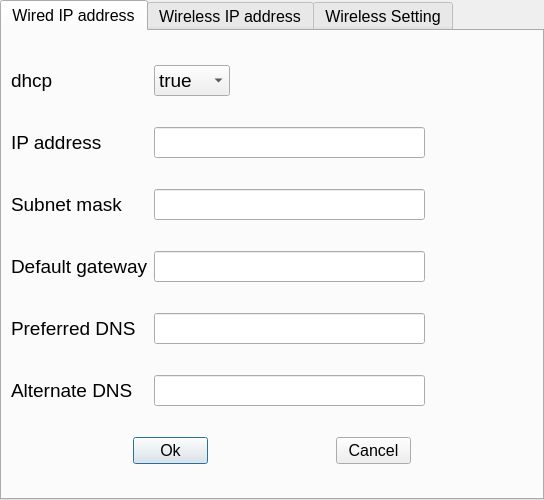
<?xml version="1.0" encoding="UTF-8"?>
<ui version="4.0">
 <class>NetSettingDialog</class>
 <widget class="QDialog" name="NetSettingDialog">
  <property name="geometry">
   <rect>
    <x>0</x>
    <y>0</y>
    <width>544</width>
    <height>500</height>
   </rect>
  </property>
  <property name="minimumSize">
   <size>
    <width>0</width>
    <height>500</height>
   </size>
  </property>
  <property name="maximumSize">
   <size>
    <width>16777215</width>
    <height>500</height>
   </size>
  </property>
  <property name="windowTitle">
   <string>Setting</string>
  </property>
  <layout class="QGridLayout" name="gridLayout">
   <property name="leftMargin">
    <number>0</number>
   </property>
   <property name="topMargin">
    <number>0</number>
   </property>
   <property name="rightMargin">
    <number>0</number>
   </property>
   <property name="bottomMargin">
    <number>0</number>
   </property>
   <property name="spacing">
    <number>0</number>
   </property>
   <item row="0" column="0">
    <widget class="QTabWidget" name="tabWidget">
     <property name="font">
      <font>
       <pointsize>12</pointsize>
      </font>
     </property>
     <property name="currentIndex">
      <number>0</number>
     </property>
     <widget class="QWidget" name="tab">
      <attribute name="title">
       <string>Wired IP address</string>
      </attribute>
      <layout class="QGridLayout" name="gridLayout_2">
       <item row="1" column="0">
        <widget class="QLabel" name="label_67">
         <property name="font">
          <font>
           <pointsize>14</pointsize>
          </font>
         </property>
         <property name="text">
          <string>dhcp</string>
         </property>
        </widget>
       </item>
       <item row="0" column="1">
        <spacer name="verticalSpacer_7">
         <property name="orientation">
          <enum>Qt::Vertical</enum>
         </property>
         <property name="sizeHint" stdset="0">
          <size>
           <width>20</width>
           <height>21</height>
          </size>
         </property>
        </spacer>
       </item>
       <item row="3" column="1" colspan="3">
        <widget class="QLineEdit" name="IP_lineEdit">
         <property name="minimumSize">
          <size>
           <width>271</width>
           <height>0</height>
          </size>
         </property>
         <property name="maximumSize">
          <size>
           <width>271</width>
           <height>16777215</height>
          </size>
         </property>
         <property name="font">
          <font>
           <pointsize>14</pointsize>
          </font>
         </property>
        </widget>
       </item>
       <item row="6" column="2" colspan="2">
        <spacer name="verticalSpacer_4">
         <property name="orientation">
          <enum>Qt::Vertical</enum>
         </property>
         <property name="sizeHint" stdset="0">
          <size>
           <width>20</width>
           <height>20</height>
          </size>
         </property>
        </spacer>
       </item>
       <item row="7" column="1" colspan="3">
        <widget class="QLineEdit" name="gateway_lineEdit">
         <property name="minimumSize">
          <size>
           <width>271</width>
           <height>0</height>
          </size>
         </property>
         <property name="maximumSize">
          <size>
           <width>271</width>
           <height>16777215</height>
          </size>
         </property>
         <property name="font">
          <font>
           <pointsize>14</pointsize>
          </font>
         </property>
        </widget>
       </item>
       <item row="9" column="0">
        <widget class="QLabel" name="label_66">
         <property name="font">
          <font>
           <pointsize>14</pointsize>
          </font>
         </property>
         <property name="text">
          <string>Preferred DNS</string>
         </property>
        </widget>
       </item>
       <item row="1" column="1" colspan="2">
        <widget class="QComboBox" name="dhcp_combobox">
         <property name="minimumSize">
          <size>
           <width>76</width>
           <height>0</height>
          </size>
         </property>
         <property name="maximumSize">
          <size>
           <width>76</width>
           <height>16777215</height>
          </size>
         </property>
         <property name="font">
          <font>
           <pointsize>14</pointsize>
          </font>
         </property>
         <item>
          <property name="text">
           <string>true</string>
          </property>
         </item>
         <item>
          <property name="text">
           <string>false</string>
          </property>
         </item>
        </widget>
       </item>
       <item row="5" column="0">
        <widget class="QLabel" name="label_63">
         <property name="font">
          <font>
           <pointsize>14</pointsize>
          </font>
         </property>
         <property name="text">
          <string>Subnet mask</string>
         </property>
        </widget>
       </item>
       <item row="5" column="1" colspan="3">
        <widget class="QLineEdit" name="netmask_lineEdit">
         <property name="minimumSize">
          <size>
           <width>271</width>
           <height>0</height>
          </size>
         </property>
         <property name="maximumSize">
          <size>
           <width>271</width>
           <height>16777215</height>
          </size>
         </property>
         <property name="font">
          <font>
           <pointsize>14</pointsize>
          </font>
         </property>
        </widget>
       </item>
       <item row="9" column="1" colspan="3">
        <widget class="QLineEdit" name="dns1_lineEdit">
         <property name="minimumSize">
          <size>
           <width>271</width>
           <height>0</height>
          </size>
         </property>
         <property name="maximumSize">
          <size>
           <width>271</width>
           <height>16777215</height>
          </size>
         </property>
         <property name="font">
          <font>
           <pointsize>14</pointsize>
          </font>
         </property>
        </widget>
       </item>
       <item row="10" column="2" colspan="2">
        <spacer name="verticalSpacer_2">
         <property name="orientation">
          <enum>Qt::Vertical</enum>
         </property>
         <property name="sizeHint" stdset="0">
          <size>
           <width>20</width>
           <height>20</height>
          </size>
         </property>
        </spacer>
       </item>
       <item row="11" column="0">
        <widget class="QLabel" name="label_68">
         <property name="font">
          <font>
           <pointsize>14</pointsize>
          </font>
         </property>
         <property name="text">
          <string>Alternate DNS</string>
         </property>
        </widget>
       </item>
       <item row="2" column="1" colspan="2">
        <spacer name="verticalSpacer_6">
         <property name="orientation">
          <enum>Qt::Vertical</enum>
         </property>
         <property name="sizeHint" stdset="0">
          <size>
           <width>20</width>
           <height>20</height>
          </size>
         </property>
        </spacer>
       </item>
       <item row="3" column="0">
        <widget class="QLabel" name="label_64">
         <property name="font">
          <font>
           <pointsize>14</pointsize>
          </font>
         </property>
         <property name="text">
          <string>IP address</string>
         </property>
        </widget>
       </item>
       <item row="4" column="2" colspan="2">
        <spacer name="verticalSpacer_5">
         <property name="orientation">
          <enum>Qt::Vertical</enum>
         </property>
         <property name="sizeHint" stdset="0">
          <size>
           <width>20</width>
           <height>21</height>
          </size>
         </property>
        </spacer>
       </item>
       <item row="7" column="0">
        <widget class="QLabel" name="label_65">
         <property name="font">
          <font>
           <pointsize>14</pointsize>
          </font>
         </property>
         <property name="text">
          <string>Default gateway</string>
         </property>
        </widget>
       </item>
       <item row="14" column="1" colspan="3">
        <spacer name="verticalSpacer_8">
         <property name="orientation">
          <enum>Qt::Vertical</enum>
         </property>
         <property name="sizeHint" stdset="0">
          <size>
           <width>20</width>
           <height>20</height>
          </size>
         </property>
        </spacer>
       </item>
       <item row="11" column="1" colspan="3">
        <widget class="QLineEdit" name="dns2_lineEdit">
         <property name="minimumSize">
          <size>
           <width>271</width>
           <height>0</height>
          </size>
         </property>
         <property name="maximumSize">
          <size>
           <width>271</width>
           <height>16777215</height>
          </size>
         </property>
         <property name="font">
          <font>
           <pointsize>14</pointsize>
          </font>
         </property>
        </widget>
       </item>
       <item row="12" column="2" colspan="2">
        <spacer name="verticalSpacer">
         <property name="orientation">
          <enum>Qt::Vertical</enum>
         </property>
         <property name="sizeHint" stdset="0">
          <size>
           <width>20</width>
           <height>21</height>
          </size>
         </property>
        </spacer>
       </item>
       <item row="13" column="0" colspan="4">
        <layout class="QHBoxLayout" name="horizontalLayout">
         <item>
          <spacer name="horizontalSpacer_24">
           <property name="orientation">
            <enum>Qt::Horizontal</enum>
           </property>
           <property name="sizeHint" stdset="0">
            <size>
             <width>113</width>
             <height>20</height>
            </size>
           </property>
          </spacer>
         </item>
         <item>
          <widget class="QPushButton" name="ipv4_accept">
           <property name="minimumSize">
            <size>
             <width>75</width>
             <height>0</height>
            </size>
           </property>
           <property name="maximumSize">
            <size>
             <width>75</width>
             <height>16777215</height>
            </size>
           </property>
           <property name="text">
            <string>Ok</string>
           </property>
          </widget>
         </item>
         <item>
          <spacer name="horizontalSpacer_26">
           <property name="orientation">
            <enum>Qt::Horizontal</enum>
           </property>
           <property name="sizeHint" stdset="0">
            <size>
             <width>116</width>
             <height>20</height>
            </size>
           </property>
          </spacer>
         </item>
         <item>
          <widget class="QPushButton" name="ipv4_reject">
           <property name="minimumSize">
            <size>
             <width>75</width>
             <height>0</height>
            </size>
           </property>
           <property name="maximumSize">
            <size>
             <width>75</width>
             <height>16777215</height>
            </size>
           </property>
           <property name="text">
            <string>Cancel</string>
           </property>
          </widget>
         </item>
         <item>
          <spacer name="horizontalSpacer_25">
           <property name="orientation">
            <enum>Qt::Horizontal</enum>
           </property>
           <property name="sizeHint" stdset="0">
            <size>
             <width>113</width>
             <height>20</height>
            </size>
           </property>
          </spacer>
         </item>
        </layout>
       </item>
       <item row="8" column="3">
        <spacer name="verticalSpacer_3">
         <property name="orientation">
          <enum>Qt::Vertical</enum>
         </property>
         <property name="sizeHint" stdset="0">
          <size>
           <width>20</width>
           <height>21</height>
          </size>
         </property>
        </spacer>
       </item>
      </layout>
     </widget>
     <widget class="QWidget" name="tab_2">
      <attribute name="title">
       <string>Wireless IP address</string>
      </attribute>
      <layout class="QGridLayout" name="gridLayout_3">
       <item row="9" column="2">
        <widget class="QLineEdit" name="wireless_dns1_lineEdit_2">
         <property name="minimumSize">
          <size>
           <width>271</width>
           <height>0</height>
          </size>
         </property>
         <property name="maximumSize">
          <size>
           <width>271</width>
           <height>16777215</height>
          </size>
         </property>
         <property name="font">
          <font>
           <pointsize>14</pointsize>
          </font>
         </property>
        </widget>
       </item>
       <item row="7" column="0">
        <widget class="QLabel" name="label_78">
         <property name="font">
          <font>
           <pointsize>14</pointsize>
          </font>
         </property>
         <property name="text">
          <string>Default gateway</string>
         </property>
        </widget>
       </item>
       <item row="9" column="0">
        <widget class="QLabel" name="label_80">
         <property name="font">
          <font>
           <pointsize>14</pointsize>
          </font>
         </property>
         <property name="text">
          <string>Preferred DNS</string>
         </property>
        </widget>
       </item>
       <item row="4" column="4">
        <spacer name="verticalSpacer_14">
         <property name="orientation">
          <enum>Qt::Vertical</enum>
         </property>
         <property name="sizeHint" stdset="0">
          <size>
           <width>20</width>
           <height>21</height>
          </size>
         </property>
        </spacer>
       </item>
       <item row="1" column="0">
        <widget class="QLabel" name="label_75">
         <property name="font">
          <font>
           <pointsize>14</pointsize>
          </font>
         </property>
         <property name="text">
          <string>dhcp</string>
         </property>
        </widget>
       </item>
       <item row="5" column="0">
        <widget class="QLabel" name="label_79">
         <property name="font">
          <font>
           <pointsize>14</pointsize>
          </font>
         </property>
         <property name="text">
          <string>Subnet mask</string>
         </property>
        </widget>
       </item>
       <item row="3" column="0">
        <widget class="QLabel" name="label_76">
         <property name="font">
          <font>
           <pointsize>14</pointsize>
          </font>
         </property>
         <property name="text">
          <string>IP address</string>
         </property>
        </widget>
       </item>
       <item row="8" column="5">
        <spacer name="verticalSpacer_12">
         <property name="orientation">
          <enum>Qt::Vertical</enum>
         </property>
         <property name="sizeHint" stdset="0">
          <size>
           <width>20</width>
           <height>21</height>
          </size>
         </property>
        </spacer>
       </item>
       <item row="11" column="0">
        <widget class="QLabel" name="label_77">
         <property name="font">
          <font>
           <pointsize>14</pointsize>
          </font>
         </property>
         <property name="text">
          <string>Alternate DNS</string>
         </property>
        </widget>
       </item>
       <item row="10" column="4">
        <spacer name="verticalSpacer_11">
         <property name="orientation">
          <enum>Qt::Vertical</enum>
         </property>
         <property name="sizeHint" stdset="0">
          <size>
           <width>20</width>
           <height>20</height>
          </size>
         </property>
        </spacer>
       </item>
       <item row="11" column="2">
        <widget class="QLineEdit" name="wireless_dns2_lineEdit_2">
         <property name="minimumSize">
          <size>
           <width>271</width>
           <height>0</height>
          </size>
         </property>
         <property name="maximumSize">
          <size>
           <width>271</width>
           <height>16777215</height>
          </size>
         </property>
         <property name="font">
          <font>
           <pointsize>14</pointsize>
          </font>
         </property>
        </widget>
       </item>
       <item row="12" column="4">
        <spacer name="verticalSpacer_10">
         <property name="orientation">
          <enum>Qt::Vertical</enum>
         </property>
         <property name="sizeHint" stdset="0">
          <size>
           <width>20</width>
           <height>21</height>
          </size>
         </property>
        </spacer>
       </item>
       <item row="14" column="4">
        <spacer name="verticalSpacer_9">
         <property name="orientation">
          <enum>Qt::Vertical</enum>
         </property>
         <property name="sizeHint" stdset="0">
          <size>
           <width>20</width>
           <height>20</height>
          </size>
         </property>
        </spacer>
       </item>
       <item row="13" column="0" colspan="7">
        <layout class="QHBoxLayout" name="horizontalLayout_2">
         <item>
          <spacer name="horizontalSpacer_33">
           <property name="orientation">
            <enum>Qt::Horizontal</enum>
           </property>
           <property name="sizeHint" stdset="0">
            <size>
             <width>105</width>
             <height>20</height>
            </size>
           </property>
          </spacer>
         </item>
         <item>
          <widget class="QPushButton" name="wireless_ipv4_accept_2">
           <property name="minimumSize">
            <size>
             <width>75</width>
             <height>0</height>
            </size>
           </property>
           <property name="maximumSize">
            <size>
             <width>75</width>
             <height>16777215</height>
            </size>
           </property>
           <property name="text">
            <string>Ok</string>
           </property>
          </widget>
         </item>
         <item>
          <spacer name="horizontalSpacer_34">
           <property name="orientation">
            <enum>Qt::Horizontal</enum>
           </property>
           <property name="sizeHint" stdset="0">
            <size>
             <width>107</width>
             <height>20</height>
            </size>
           </property>
          </spacer>
         </item>
         <item>
          <widget class="QPushButton" name="wireless_ipv4_reject_2">
           <property name="minimumSize">
            <size>
             <width>75</width>
             <height>0</height>
            </size>
           </property>
           <property name="maximumSize">
            <size>
             <width>75</width>
             <height>16777215</height>
            </size>
           </property>
           <property name="text">
            <string>Cancel</string>
           </property>
          </widget>
         </item>
         <item>
          <spacer name="horizontalSpacer_35">
           <property name="orientation">
            <enum>Qt::Horizontal</enum>
           </property>
           <property name="sizeHint" stdset="0">
            <size>
             <width>105</width>
             <height>20</height>
            </size>
           </property>
          </spacer>
         </item>
        </layout>
       </item>
       <item row="7" column="2">
        <widget class="QLineEdit" name="wireless_gateway_lineEdit_2">
         <property name="minimumSize">
          <size>
           <width>271</width>
           <height>0</height>
          </size>
         </property>
         <property name="maximumSize">
          <size>
           <width>271</width>
           <height>16777215</height>
          </size>
         </property>
         <property name="font">
          <font>
           <pointsize>14</pointsize>
          </font>
         </property>
        </widget>
       </item>
       <item row="3" column="2">
        <widget class="QLineEdit" name="wireless_IP_lineEdit_2">
         <property name="minimumSize">
          <size>
           <width>271</width>
           <height>0</height>
          </size>
         </property>
         <property name="maximumSize">
          <size>
           <width>271</width>
           <height>16777215</height>
          </size>
         </property>
         <property name="font">
          <font>
           <pointsize>14</pointsize>
          </font>
         </property>
        </widget>
       </item>
       <item row="5" column="2">
        <widget class="QLineEdit" name="wireless_netmask_lineEdit_2">
         <property name="minimumSize">
          <size>
           <width>271</width>
           <height>0</height>
          </size>
         </property>
         <property name="maximumSize">
          <size>
           <width>271</width>
           <height>16777215</height>
          </size>
         </property>
         <property name="font">
          <font>
           <pointsize>14</pointsize>
          </font>
         </property>
        </widget>
       </item>
       <item row="1" column="2">
        <widget class="QComboBox" name="wireless_dhcp_combobox_2">
         <property name="minimumSize">
          <size>
           <width>76</width>
           <height>0</height>
          </size>
         </property>
         <property name="maximumSize">
          <size>
           <width>76</width>
           <height>16777215</height>
          </size>
         </property>
         <property name="font">
          <font>
           <pointsize>14</pointsize>
          </font>
         </property>
         <item>
          <property name="text">
           <string>true</string>
          </property>
         </item>
         <item>
          <property name="text">
           <string>false</string>
          </property>
         </item>
        </widget>
       </item>
       <item row="6" column="6">
        <spacer name="verticalSpacer_13">
         <property name="orientation">
          <enum>Qt::Vertical</enum>
         </property>
         <property name="sizeHint" stdset="0">
          <size>
           <width>18</width>
           <height>20</height>
          </size>
         </property>
        </spacer>
       </item>
       <item row="2" column="2">
        <spacer name="verticalSpacer_15">
         <property name="orientation">
          <enum>Qt::Vertical</enum>
         </property>
         <property name="sizeHint" stdset="0">
          <size>
           <width>264</width>
           <height>20</height>
          </size>
         </property>
        </spacer>
       </item>
       <item row="0" column="2">
        <spacer name="verticalSpacer_16">
         <property name="orientation">
          <enum>Qt::Vertical</enum>
         </property>
         <property name="sizeHint" stdset="0">
          <size>
           <width>264</width>
           <height>21</height>
          </size>
         </property>
        </spacer>
       </item>
      </layout>
     </widget>
     <widget class="QWidget" name="tab_3">
      <attribute name="title">
       <string>Wireless Setting</string>
      </attribute>
      <layout class="QGridLayout" name="gridLayout_17">
       <item row="0" column="0" colspan="4">
        <layout class="QGridLayout" name="gridLayout_16">
         <item row="3" column="2">
          <spacer name="horizontalSpacer_36">
           <property name="orientation">
            <enum>Qt::Horizontal</enum>
           </property>
           <property name="sizeHint" stdset="0">
            <size>
             <width>39</width>
             <height>20</height>
            </size>
           </property>
          </spacer>
         </item>
         <item row="9" column="1" colspan="2">
          <widget class="QComboBox" name="enc_combobox_2">
           <property name="font">
            <font>
             <pointsize>14</pointsize>
            </font>
           </property>
           <item>
            <property name="text">
             <string>wpa/wpa2 psk</string>
            </property>
           </item>
           <item>
            <property name="text">
             <string>wpa2 psk</string>
            </property>
           </item>
           <item>
            <property name="text">
             <string>psk</string>
            </property>
           </item>
           <item>
            <property name="text">
             <string>none</string>
            </property>
           </item>
          </widget>
         </item>
         <item row="9" column="0">
          <widget class="QLabel" name="label_32">
           <property name="font">
            <font>
             <pointsize>14</pointsize>
            </font>
           </property>
           <property name="text">
            <string>enc</string>
           </property>
          </widget>
         </item>
         <item row="1" column="2">
          <spacer name="horizontalSpacer_37">
           <property name="orientation">
            <enum>Qt::Horizontal</enum>
           </property>
           <property name="sizeHint" stdset="0">
            <size>
             <width>39</width>
             <height>20</height>
            </size>
           </property>
          </spacer>
         </item>
         <item row="3" column="0">
          <widget class="QLabel" name="label_33">
           <property name="font">
            <font>
             <pointsize>14</pointsize>
            </font>
           </property>
           <property name="text">
            <string>net</string>
           </property>
          </widget>
         </item>
         <item row="3" column="1">
          <widget class="QComboBox" name="net_combobox_2">
           <property name="font">
            <font>
             <pointsize>14</pointsize>
            </font>
           </property>
           <item>
            <property name="text">
             <string>2.4g</string>
            </property>
           </item>
           <item>
            <property name="text">
             <string>5g</string>
            </property>
           </item>
          </widget>
         </item>
         <item row="7" column="0">
          <widget class="QLabel" name="label_34">
           <property name="font">
            <font>
             <pointsize>14</pointsize>
            </font>
           </property>
           <property name="text">
            <string>passwd</string>
           </property>
          </widget>
         </item>
         <item row="5" column="1" colspan="3">
          <widget class="QLineEdit" name="ssid_lineEdit_2">
           <property name="font">
            <font>
             <pointsize>14</pointsize>
            </font>
           </property>
          </widget>
         </item>
         <item row="7" column="1" colspan="3">
          <widget class="QLineEdit" name="passwd_lineEdit_2">
           <property name="font">
            <font>
             <pointsize>14</pointsize>
            </font>
           </property>
          </widget>
         </item>
         <item row="5" column="0">
          <widget class="QLabel" name="label_35">
           <property name="font">
            <font>
             <pointsize>14</pointsize>
            </font>
           </property>
           <property name="text">
            <string>ssid</string>
           </property>
          </widget>
         </item>
         <item row="9" column="3">
          <spacer name="horizontalSpacer_38">
           <property name="orientation">
            <enum>Qt::Horizontal</enum>
           </property>
           <property name="sizeHint" stdset="0">
            <size>
             <width>183</width>
             <height>22</height>
            </size>
           </property>
          </spacer>
         </item>
         <item row="1" column="0">
          <widget class="QLabel" name="label_36">
           <property name="font">
            <font>
             <pointsize>14</pointsize>
            </font>
           </property>
           <property name="text">
            <string>type</string>
           </property>
          </widget>
         </item>
         <item row="1" column="1">
          <widget class="QComboBox" name="type_combobox_2">
           <property name="font">
            <font>
             <pointsize>14</pointsize>
            </font>
           </property>
           <item>
            <property name="text">
             <string>AP</string>
            </property>
           </item>
           <item>
            <property name="text">
             <string>STA</string>
            </property>
           </item>
          </widget>
         </item>
         <item row="2" column="0">
          <spacer name="verticalSpacer_31">
           <property name="orientation">
            <enum>Qt::Vertical</enum>
           </property>
           <property name="sizeHint" stdset="0">
            <size>
             <width>20</width>
             <height>40</height>
            </size>
           </property>
          </spacer>
         </item>
         <item row="4" column="0">
          <spacer name="verticalSpacer_32">
           <property name="orientation">
            <enum>Qt::Vertical</enum>
           </property>
           <property name="sizeHint" stdset="0">
            <size>
             <width>20</width>
             <height>40</height>
            </size>
           </property>
          </spacer>
         </item>
         <item row="6" column="0">
          <spacer name="verticalSpacer_33">
           <property name="orientation">
            <enum>Qt::Vertical</enum>
           </property>
           <property name="sizeHint" stdset="0">
            <size>
             <width>20</width>
             <height>40</height>
            </size>
           </property>
          </spacer>
         </item>
         <item row="10" column="0">
          <spacer name="verticalSpacer_34">
           <property name="orientation">
            <enum>Qt::Vertical</enum>
           </property>
           <property name="sizeHint" stdset="0">
            <size>
             <width>20</width>
             <height>40</height>
            </size>
           </property>
          </spacer>
         </item>
         <item row="8" column="0">
          <spacer name="verticalSpacer_35">
           <property name="orientation">
            <enum>Qt::Vertical</enum>
           </property>
           <property name="sizeHint" stdset="0">
            <size>
             <width>20</width>
             <height>40</height>
            </size>
           </property>
          </spacer>
         </item>
         <item row="0" column="0">
          <spacer name="verticalSpacer_36">
           <property name="orientation">
            <enum>Qt::Vertical</enum>
           </property>
           <property name="sizeHint" stdset="0">
            <size>
             <width>20</width>
             <height>40</height>
            </size>
           </property>
          </spacer>
         </item>
        </layout>
       </item>
       <item row="0" column="4" colspan="2">
        <spacer name="horizontalSpacer_16">
         <property name="orientation">
          <enum>Qt::Horizontal</enum>
         </property>
         <property name="sizeHint" stdset="0">
          <size>
           <width>143</width>
           <height>20</height>
          </size>
         </property>
        </spacer>
       </item>
       <item row="1" column="0">
        <spacer name="horizontalSpacer_18">
         <property name="orientation">
          <enum>Qt::Horizontal</enum>
         </property>
         <property name="sizeHint" stdset="0">
          <size>
           <width>102</width>
           <height>20</height>
          </size>
         </property>
        </spacer>
       </item>
       <item row="1" column="1">
        <widget class="QPushButton" name="wireless_accept_2">
         <property name="minimumSize">
          <size>
           <width>85</width>
           <height>0</height>
          </size>
         </property>
         <property name="font">
          <font>
           <pointsize>12</pointsize>
          </font>
         </property>
         <property name="text">
          <string>Ok</string>
         </property>
        </widget>
       </item>
       <item row="1" column="2">
        <spacer name="horizontalSpacer_14">
         <property name="orientation">
          <enum>Qt::Horizontal</enum>
         </property>
         <property name="sizeHint" stdset="0">
          <size>
           <width>103</width>
           <height>24</height>
          </size>
         </property>
        </spacer>
       </item>
       <item row="1" column="3" colspan="2">
        <widget class="QPushButton" name="wireless_reject_2">
         <property name="font">
          <font>
           <pointsize>12</pointsize>
          </font>
         </property>
         <property name="text">
          <string>Cancel</string>
         </property>
        </widget>
       </item>
       <item row="1" column="5">
        <spacer name="horizontalSpacer_17">
         <property name="orientation">
          <enum>Qt::Horizontal</enum>
         </property>
         <property name="sizeHint" stdset="0">
          <size>
           <width>103</width>
           <height>24</height>
          </size>
         </property>
        </spacer>
       </item>
       <item row="2" column="2">
        <spacer name="verticalSpacer_37">
         <property name="orientation">
          <enum>Qt::Vertical</enum>
         </property>
         <property name="sizeHint" stdset="0">
          <size>
           <width>20</width>
           <height>11</height>
          </size>
         </property>
        </spacer>
       </item>
      </layout>
     </widget>
    </widget>
   </item>
  </layout>
 </widget>
 <resources/>
 <connections/>
</ui>
